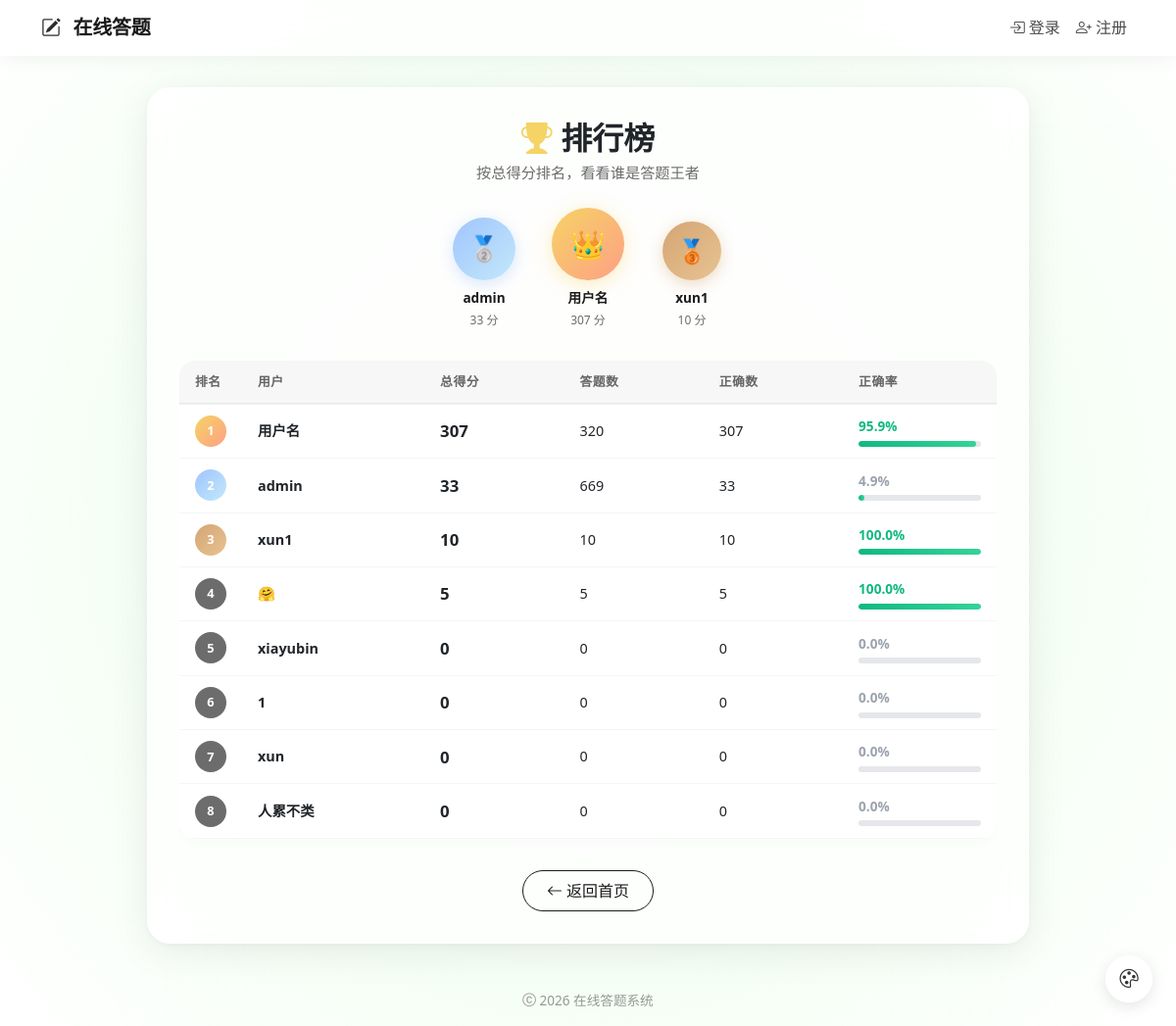
The app's page /leaderboard with its own data.
### models.py (models this page shows)
class User(UserMixin, db.Model):
    id = db.Column(db.Integer, primary_key=True)
    username = db.Column(db.String(80), unique=True, nullable=False)
    email = db.Column(db.String(120), unique=True, nullable=False)
    password_hash = db.Column(db.String(128))
    role = db.Column(db.String(20), default='user')
    created_at = db.Column(db.DateTime, default=datetime.utcnow)
    status = db.Column(db.Boolean, default=True)
    quiz_records = db.relationship('QuizRecord', backref='user', lazy='dynamic')
    progresses = db.relationship('UserProgress', backref='user', lazy='dynamic')

### routes/quiz.py (the view)
@quiz_bp.route('/leaderboard')
def leaderboard():
    from sqlalchemy import func
    stats = db.session.query(
        User.id,
        User.username,
        func.count(QuizRecord.id).label('total_records'),
        func.coalesce(func.sum(QuizRecord.score), 0).label('total_score'),
        func.coalesce(func.sum(QuizRecord.total_questions), 0).label('total_questions'),
        func.coalesce(func.sum(QuizRecord.correct_count), 0).label('total_correct')
    ).join(QuizRecord, User.id == QuizRecord.user_id, isouter=True
    ).filter((QuizRecord.id == None) | (QuizRecord.end_time != None)
    ).group_by(User.id).order_by(func.sum(QuizRecord.score).desc()).all()
    ranked_users = []
    for idx, row in enumerate(stats):
        if row.total_questions > 0:
            accuracy = round(row.total_correct / row.total_questions * 100, 1)
        else:
            accuracy = 0.0
        ranked_users.append({
            'rank': idx + 1,
            'user_id': row.id,
            'username': row.username,
            'total_records': row.total_records,
            'total_score': int(row.total_score),
            'total_questions': int(row.total_questions),
            'total_correct': int(row.total_correct),
            'accuracy': accuracy
        })
    return render_template('leaderboard.html', ranked_users=ranked_users)

### templates/leaderboard.html (shortened to what this page needs)
{% extends "base.html" %}
{% block content %}
<div class="leaderboard-header">
    <h2><i class="bi bi-trophy-fill" style="color: #f6d365;"></i> 排行榜</h2>
    <p class="subtitle">按总得分排名，看看谁是答题王者</p>
</div>
{% if ranked_users %}
    {% if ranked_users|length >= 3 %}
    <div class="podium">
        {% set second = ranked_users[1] %}
        <div class="podium-item silver">
            <div class="podium-avatar">🥈</div>
            <div class="podium-name">{{ second.username }}</div>
            <div class="podium-score">{{ second.total_score }} 分</div>
        </div>
        {% set first = ranked_users[0] %}
        <div class="podium-item gold">
            <div class="podium-avatar">👑</div>
            <div class="podium-name">{{ first.username }}</div>
            <div class="podium-score">{{ first.total_score }} 分</div>
        </div>
        {% set third = ranked_users[2] %}
        <div class="podium-item bronze">
            <div class="podium-avatar">🥉</div>
            <div class="podium-name">{{ third.username }}</div>
            <div class="podium-score">{{ third.total_score }} 分</div>
        </div>
    </div>
    {% endif %}
    <div class="table-responsive">
        <table class="table rank-table">
            <thead>
                <tr>
                    <th style="width:60px;">排名</th>
                    <th>用户</th>
                    <th>总得分</th>
                    <th>答题数</th>
                    <th>正确数</th>
                    <th>正确率</th>
                </tr>
            </thead>
            <tbody>
                {% for user in ranked_users %}
                <tr class="{% if current_user.is_authenticated and user.user_id == current_user.id %}current-user-row{% endif %}">
                    <td>
                        {% if user.rank == 1 %}
                            <span class="rank-badge top1">1</span>
                        {% elif user.rank == 2 %}
                            <span class="rank-badge top2">2</span>
                        {% elif user.rank == 3 %}
                            <span class="rank-badge top3">3</span>
                        {% else %}
                            <span class="rank-badge">{{ user.rank }}</span>
                        {% endif %}
                    </td>
                    <td>
                        <strong>{{ user.username }}</strong>
                    </td>
                    <td>
                        <span class="fw-bold" style="font-size:1.05rem;">{{ user.total_score }}</span>
                    </td>
                    <td>{{ user.total_questions }}</td>
                    <td>{{ user.total_correct }}</td>
                    <td>
                        <span class="accuracy-text {% if user.accuracy >= 80 %}accuracy-high{% elif user.accuracy >= 50 %}accuracy-mid{% else %}accuracy-low{% endif %}">
                            {{ user.accuracy }}%
                        </span>
                        <div class="accuracy-bar">
                            <div class="accuracy-bar-fill" style="width: {{ user.accuracy }}%;"></div>
                        </div>
                    </td>
                </tr>
                {% endfor %}
            </tbody>
        </table>
    </div>
{% else %}
    <div class="no-data">
        <i class="bi bi-trophy"></i>
        <p>暂无排名数据</p>
        <p class="text-muted" style="font-size:0.85rem;">快去答题来抢占榜首吧！</p>
    </div>
{% endif %}
<div class="text-center mt-3">
    <a href="{{ url_for('quiz.index') }}" class="btn btn-outline-secondary">
        <i class="bi bi-arrow-left"></i> 返回首页
    </a>
</div>
{% endblock %}

### templates/base.html (style rules this page uses)
:root { --x-pos: 50; --y-pos: 50; }
* { box-sizing: border-box; }
html, body { margin: 0; padding: 0; min-height: 100vh; font-family: 'Segoe UI', system-ui, -apple-system, sans-serif; overflow-x: hidden; }
.btn { border-radius: 2rem; padding: 0.5rem 1.5rem; font-weight: 500; transition: all 0.25s; background: transparent; border: 1.5px solid #1a1a1a; color: #1a1a1a; }
.btn-primary, .btn-success, .btn-outline-secondary { background: transparent; border: 1.5px solid #1a1a1a; color: #1a1a1a; }
.table { border-radius: 1rem; overflow: hidden; box-shadow: 0 5px 12px rgba(0, 0, 0, 0.02); background: rgba(255, 255, 255, 0.7); }

### templates/leaderboard.html (style rules this page uses)
.leaderboard-header { text-align: center; margin-bottom: 1.5rem; }
.leaderboard-header h2 { font-weight: 700; margin-bottom: 0.3rem; }
.leaderboard-header .subtitle { color: #6c6c6c; font-size: 0.95rem; }
.podium { display: flex; justify-content: center; align-items: flex-end; gap: 1rem; margin-bottom: 2rem; flex-wrap: wrap; }
.podium-item { display: flex; flex-direction: column; align-items: center; min-width: 90px; }
.podium-avatar { width: 60px; height: 60px; border-radius: 50%; display: flex; align-items: center; justify-content: center; font-size: 1.5rem; font-weight: 700; color: #fff; margin-bottom: 0.5rem; }
.podium-item.gold .podium-avatar { background: linear-gradient(135deg, #f6d365, #fda085); width: 74px; height: 74px; font-size: 1.8rem; box-shadow: 0 4px 20px rgba(246, 211, 101, 0.4); }
.podium-item.silver .podium-avatar { background: linear-gradient(135deg, #a1c4fd, #c2e9fb); width: 64px; height: 64px; font-size: 1.6rem; box-shadow: 0 4px 16px rgba(161, 196, 253, 0.4); }
.podium-item.bronze .podium-avatar { background: linear-gradient(135deg, #d4a574, #e8c392); box-shadow: 0 4px 16px rgba(212, 165, 116, 0.4); }
.podium-name { font-weight: 700; font-size: 0.85rem; color: #1a1a1a; text-align: center; margin-bottom: 0.2rem; }
.podium-score { font-size: 0.75rem; color: #6c6c6c; }
.rank-table { width: 100%; border-radius: 1rem; overflow: hidden; }
.rank-table thead th { background: rgba(0,0,0,0.03); font-weight: 600; font-size: 0.8rem; color: #666; text-transform: uppercase; letter-spacing: 0.5px; border-bottom: 2px solid rgba(0,0,0,0.06); padding: 0.75rem 1rem; }
.rank-table tbody td { padding: 0.7rem 1rem; font-size: 0.9rem; vertical-align: middle; border-bottom: 1px solid rgba(0,0,0,0.04); }
.rank-table tbody tr { transition: background 0.2s; }
.rank-badge { width: 32px; height: 32px; border-radius: 50%; display: inline-flex; align-items: center; justify-content: center; font-weight: 700; font-size: 0.8rem; color: #fff; background: #6c6c6c; }
.rank-badge.top1 { background: linear-gradient(135deg, #f6d365, #fda085); }
.rank-badge.top2 { background: linear-gradient(135deg, #a1c4fd, #c2e9fb); }
.rank-badge.top3 { background: linear-gradient(135deg, #d4a574, #e8c392); }
.accuracy-bar { height: 6px; border-radius: 3px; background: #e5e7eb; overflow: hidden; margin-top: 4px; }
.accuracy-bar-fill { height: 100%; border-radius: 3px; background: linear-gradient(90deg, #10b981, #34d399); transition: width 0.5s ease; }
.accuracy-text { font-weight: 600; font-size: 0.85rem; }
.accuracy-high { color: #10b981; }
.accuracy-low { color: #9ca3af; }

### records on screen
User: username "admin", shows "2", total_score "33", total_questions "669", total_correct "33", accuracy "4.9"
User: username "用户名", shows "1", total_score "307", total_questions "320", total_correct "307", accuracy "95.9"
User: username "xun1", shows "3", total_score "10", total_questions "10", total_correct "10", accuracy "100.0"
User: rank "4", username "🤗", total_score "5", total_questions "5", total_correct "5", accuracy "100.0"
User: rank "5", username "xiayubin", total_score "0", total_questions "0", total_correct "0", accuracy "0.0"
User: rank "7", username "xun", total_score "0", total_questions "0", total_correct "0", accuracy "0.0"
User: rank "8", username "人累不类", total_score "0", total_questions "0", total_correct "0", accuracy "0.0"

### other values on screen
{{ second.total_score }} "33"
{{ first.total_score }} "307"
{{ third.total_score }} "10"
{{ user.rank }} "6"
{{ user.username }} "1"
{{ user.total_score }} "0"
{{ user.total_questions }} "0"
{{ user.total_correct }} "0"
{{ user.accuracy }} "0.0"
